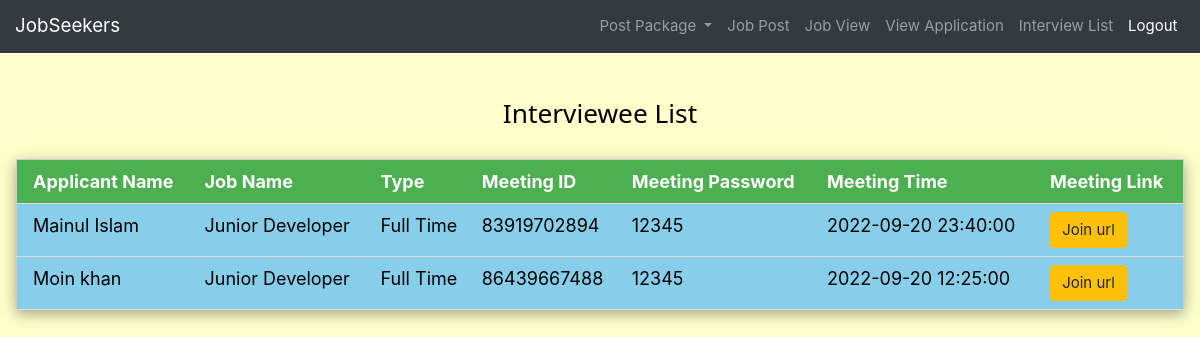
The page /employer/employer_interviewlistprocess.php?jobtitle=Junior Developer (signed in) on the database its author committed.
### tables this page shows
CREATE TABLE `interview` (
  `id` varchar(255) NOT NULL,
  `userid` varchar(255) DEFAULT NULL,
  `employerid` varchar(255) DEFAULT NULL,
  `jobpostid` varchar(255) DEFAULT NULL,
  `jobapplyid` varchar(255) DEFAULT NULL,
  `meetingid` varchar(255) DEFAULT NULL,
  `time` datetime DEFAULT NULL,
  `url` varchar(255) DEFAULT NULL,
  `password` varchar(255) DEFAULT NULL
);

CREATE TABLE `user` (
  `id` varchar(255) NOT NULL,
  `name` varchar(255) DEFAULT NULL,
  `gender` varchar(255) DEFAULT NULL,
  `email` varchar(255) DEFAULT NULL,
  `mobile` varchar(255) DEFAULT NULL,
  `password` varchar(255) DEFAULT NULL,
  `position` varchar(255) DEFAULT NULL,
  `otp` int(11) DEFAULT NULL,
  `authentication` varchar(255) DEFAULT NULL,
  `status` varchar(255) DEFAULT NULL,
  `location` varchar(255) DEFAULT NULL,
  `bantime` datetime DEFAULT NULL,
  `education` varchar(255) DEFAULT NULL,
  `skill` varchar(255) DEFAULT NULL,
  `experience` varchar(255) DEFAULT NULL,
  `additional` varchar(255) DEFAULT NULL,
  `image` varchar(255) DEFAULT NULL
);

CREATE TABLE `jobpost` (
  `id` varchar(255) NOT NULL,
  `title` varchar(255) DEFAULT NULL,
  `companyname` varchar(255) DEFAULT NULL,
  `categoryid` int(11) DEFAULT NULL,
  `location` varchar(255) DEFAULT NULL,
  `type` varchar(255) DEFAULT NULL,
  `requirement` varchar(255) DEFAULT NULL,
  `experience` varchar(255) DEFAULT NULL,
  `salary` int(11) DEFAULT NULL,
  `employerid` varchar(255) DEFAULT NULL,
  `editlimit` int(11) DEFAULT NULL,
  `status` varchar(255) DEFAULT NULL,
  `education` varchar(255) DEFAULT NULL,
  `deadline` datetime DEFAULT NULL
);

### employer/employer_interviewlistprocess.php (the view, shortened to what this page needs)
<?php
require '../database.php';
?>
<!DOCTYPE html>
<html lang="en">
<head>
   <link rel="stylesheet" href="../css/stylesheet.css">
   <link rel="stylesheet" href="../css/w3.css">
   <link rel="stylesheet" href="../css/bootstrap.min.css">
</head>
<body class="w3-pale-yellow">
<?php
 include 'employer_navbar.php';
?>
<?php
    if( isset($_SESSION['employerid']) && isset($_GET['jobtitle'])){
      $employerid=$_SESSION['employerid'];
      $jobtitle=$_GET['jobtitle'];
      $sql="SELECT interview.meetingid,interview.time,interview.url,interview.password,user.name As username,jobpost.title,jobpost.type
      FROM interview
      INNER JOIN user ON interview.userid=user.id
      INNER JOIN jobpost ON interview.jobpostid=jobpost.id
      WHERE interview.employerid='$employerid' AND jobpost.title='$jobtitle'";
      $result=mysqli_query($connection,$sql);
    }
?>
<br><br>
<div class="w3-container">
    <h3 class="w3-center">Interviewee List</h3>
    <br>
    <table class="w3-table-all w3-card-4 w3-hoverable w3-large">
      <tr class="w3-green">
        <th>Applicant Name</th>
        <th>Job Name</th>
        <th>Type</th>
        <th>Meeting ID</th>
        <th>Meeting Password</th>
        <th>Meeting Time</th>
        <th>Meeting Link</th>
      </tr>
      <?php while ($row = mysqli_fetch_assoc($result))
      {
      ?>
      <tr class=" w3-light-blue w3-hover-blue-gray">
        <td> <?php echo $row['username'] ?></td>
        <td> <?php echo $row['title'] ?></td>
        <td> <?php echo $row['type'] ?></td>
        <td> <?php echo $row['meetingid'] ?></td>
        <td> <?php echo $row['password'] ?></td>
        <td> <?php echo $row['time'] ?></td>
        <td> <a class ="btn btn-warning" href="<?php echo $row['url'] ?>" target="_blank" >Join url</a></td>
      </tr>
      <?php
      }
      ?>
    </table>
  </div>
</body>
</html>

### css/stylesheet.css (style rules this page uses)
body, html { height: 100%; margin: 0; font-family: Arial, Helvetica, sans-serif; }
* { box-sizing: border-box; }

### css/w3.css (style rules this page uses)
html { box-sizing:border-box }
*,*:before,*:after { box-sizing:inherit }
html { -ms-text-size-adjust:100%;-webkit-text-size-adjust:100% }
body { margin:0 }
a { background-color:transparent }
html,body { font-family:Verdana,sans-serif;font-size:15px;line-height:1.5 }
html { overflow-x:hidden }
h3 { font-size:24px }
h1,h2,h3,h4,h5,h6 { font-family:"Segoe UI",Arial,sans-serif;font-weight:400;margin:10px 0 }
a { color:inherit }
.w3-table,.w3-table-all { border-collapse:collapse;border-spacing:0;width:100%;display:table }
.w3-table-all { border:1px solid #ccc }
.w3-bordered tr,.w3-table-all tr { border-bottom:1px solid #ddd }
.w3-table-all tr:nth-child(odd) { background-color:#fff }
.w3-table-all tr:nth-child(even) { background-color:#f1f1f1 }
.w3-table td,.w3-table th,.w3-table-all td,.w3-table-all th { padding:8px 8px;display:table-cell;text-align:left;vertical-align:top }
.w3-table th:first-child,.w3-table td:first-child,.w3-table-all th:first-child,.w3-table-all td:first-child { padding-left:16px }
.w3-container:after,.w3-container:before,.w3-panel:after,.w3-panel:before,.w3-row:after,.w3-row:before,.w3-row-padding:after,.w3-row-padding:before, .w3-cell-row:before,.w3-cell-row:after,.w3-clear:after,.w3-clear:before,.w3-bar:before,.w3-bar:after { content:"";display:table;clear:both }
.w3-container,.w3-panel { padding:0.01em 16px }
.w3-card-4,.w3-hover-shadow:hover { box-shadow:0 4px 10px 0 rgba(0,0,0,0.2),0 4px 20px 0 rgba(0,0,0,0.19) }
.w3-large { font-size:18px!important }
.w3-center { text-align:center!important }
.w3-light-blue,.w3-hover-light-blue:hover { color:#000!important;background-color:#87CEEB!important }
.w3-green,.w3-hover-green:hover { color:#fff!important;background-color:#4CAF50!important }
.w3-pale-yellow,.w3-hover-pale-yellow:hover { color:#000!important;background-color:#ffffcc!important }

### rows shown on the page
interview: userid.name "Mainul Islam", jobpostid.title "Junior Developer", jobpostid.type "Full Time", meetingid "83919702894", password "12345", time "2022-09-20 23:40:00"
interview: userid.name "Moin khan", jobpostid.title "Junior Developer", jobpostid.type "Full Time", meetingid "86439667488", password "12345", time "2022-09-20 12:25:00"
